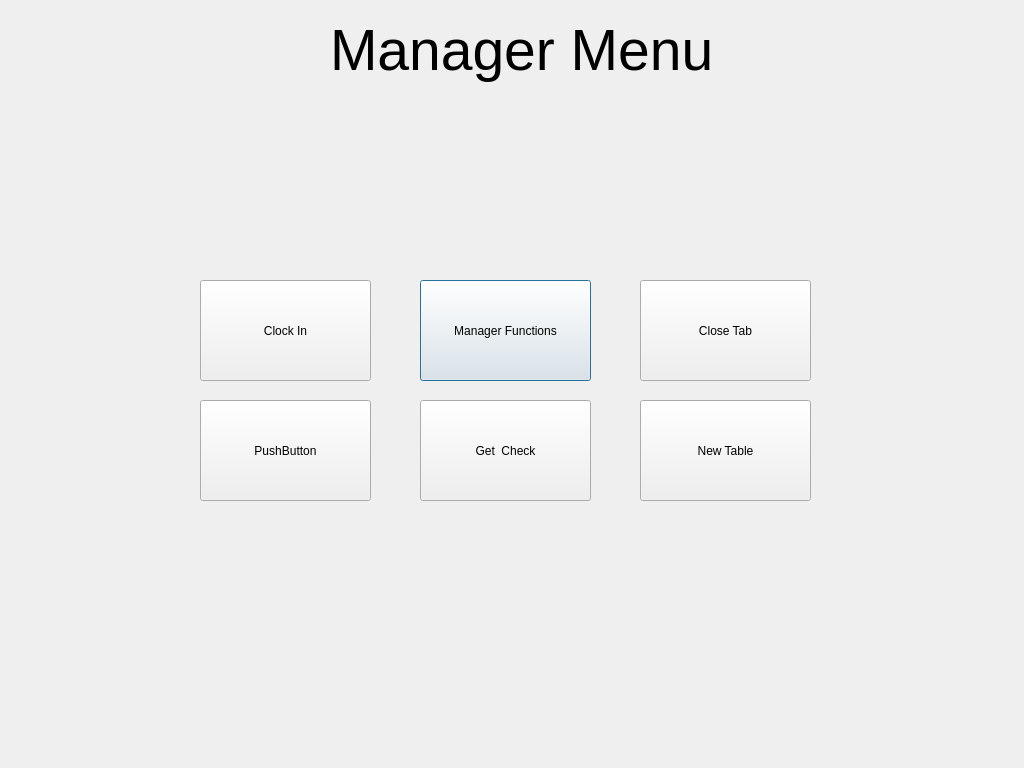
<?xml version="1.0" encoding="UTF-8"?>
<ui version="4.0">
 <class>managerStage</class>
 <widget class="QDialog" name="managerStage">
  <property name="geometry">
   <rect>
    <x>0</x>
    <y>0</y>
    <width>1024</width>
    <height>768</height>
   </rect>
  </property>
  <property name="windowTitle">
   <string>Dialog</string>
  </property>
  <widget class="QLabel" name="label">
   <property name="geometry">
    <rect>
     <x>330</x>
     <y>10</y>
     <width>381</width>
     <height>81</height>
    </rect>
   </property>
   <property name="font">
    <font>
     <pointsize>43</pointsize>
    </font>
   </property>
   <property name="layoutDirection">
    <enum>Qt::LeftToRight</enum>
   </property>
   <property name="text">
    <string>Manager Menu</string>
   </property>
  </widget>
  <widget class="QPushButton" name="pushButton">
   <property name="geometry">
    <rect>
     <x>420</x>
     <y>280</y>
     <width>171</width>
     <height>101</height>
    </rect>
   </property>
   <property name="text">
    <string>Manager Functions</string>
   </property>
  </widget>
  <widget class="QPushButton" name="clockInButton">
   <property name="geometry">
    <rect>
     <x>200</x>
     <y>280</y>
     <width>171</width>
     <height>101</height>
    </rect>
   </property>
   <property name="text">
    <string>Clock In</string>
   </property>
  </widget>
  <widget class="QPushButton" name="closeTabButton">
   <property name="geometry">
    <rect>
     <x>640</x>
     <y>280</y>
     <width>171</width>
     <height>101</height>
    </rect>
   </property>
   <property name="text">
    <string>Close Tab</string>
   </property>
  </widget>
  <widget class="QPushButton" name="pushButton_2">
   <property name="geometry">
    <rect>
     <x>640</x>
     <y>400</y>
     <width>171</width>
     <height>101</height>
    </rect>
   </property>
   <property name="text">
    <string>New Table</string>
   </property>
  </widget>
  <widget class="QPushButton" name="pushButton_3">
   <property name="geometry">
    <rect>
     <x>420</x>
     <y>400</y>
     <width>171</width>
     <height>101</height>
    </rect>
   </property>
   <property name="text">
    <string>Get  Check</string>
   </property>
  </widget>
  <widget class="QPushButton" name="pushButton_4">
   <property name="geometry">
    <rect>
     <x>200</x>
     <y>400</y>
     <width>171</width>
     <height>101</height>
    </rect>
   </property>
   <property name="text">
    <string>PushButton</string>
   </property>
  </widget>
 </widget>
 <resources/>
 <connections/>
</ui>
